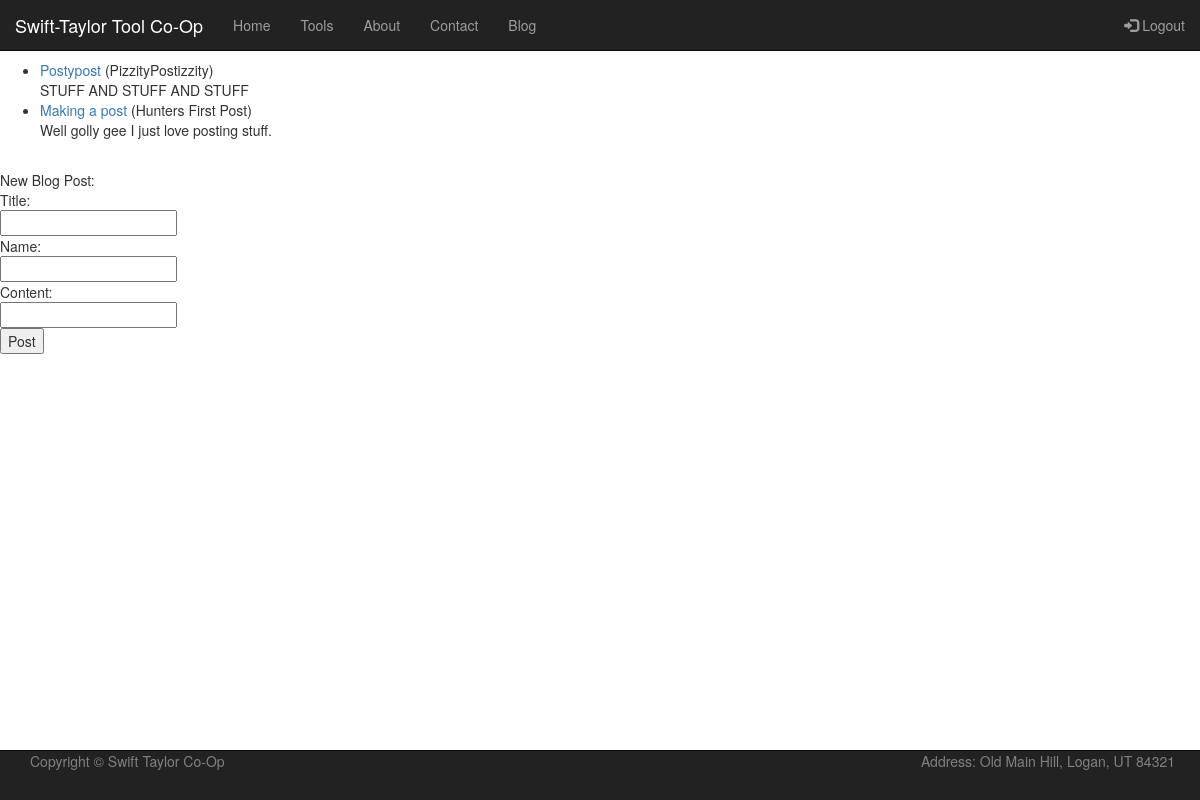
The app's page /blog/ (signed in) with its own data.
### tools/models.py (models this page shows)
class Blog(models.Model):
    title = models.CharField(max_length=200)
    author = models.CharField(max_length=100)
    content = models.TextField()
    date = models.DateField(default=datetime.date.today)

### tools/views.py (the view)
# urls.py: path('blog/', tools_views.BlogView.as_view(), name = 'blog'),
class BlogView(generic.ListView):
    template_name = 'tools/blog.html'
    context_object_name = 'all_blog_list'
    def get_queryset(self):
        return Blog.objects.order_by('-date')

### tools/templates/tools/blog.html (shortened to what this page needs)
<!DOCTYPE html>
{% load static %}
<html lang = "en">
    <head>
        {% load static %}
        <link rel="stylesheet" href="https://maxcdn.bootstrapcdn.com/bootstrap/3.4.1/css/bootstrap.min.css">
        <link rel="stylesheet" href = "{% static 'tools/style.css' %}">
    </head>
<nav class="navbar navbar-inverse navbar-fixed-top">
  <div class="container-fluid">
    <div class="navbar-header">
      <a class="navbar-brand" href="#">Swift-Taylor Tool Co-Op</a>
    </div>
    <ul class="nav navbar-nav">
      <li><a href="{% url 'homepage' %}">Home</a></li>
      <li><a href="{% url 'tools' %}">Tools</a></li>
      <li><a href="{% url 'about' %}">About</a></li>
    <li><a href="{% url 'contact' %}">Contact</a></li>
    <li><a href="{% url 'blog' %}">Blog</a></li>
    </ul>
    <ul class="nav navbar-nav navbar-right">
    {% if user.is_authenticated %}
      <li><a href="{% url 'logout' %}"><span class="glyphicon glyphicon-log-in"></span> Logout</a></li>
    {% else %}
      <li class="active"><a href="{% url 'register' %}"><span class="glyphicon glyphicon-user"></span> Sign Up</a></li>
      <li><a href="{% url 'login' %}"><span class="glyphicon glyphicon-log-in"></span> Login</a></li>
    {% endif %}
    </ul>
  </div>
</nav>
	<body>
	<br/>
	<br/>
    <br/>
        {% if all_blog_list %}
            <ul>
                {% for blog in all_blog_list %}
            <li>
                <a href="{% url 'entry' blog.id%}">{{ blog.title }}</a> ({{blog.author}})
                <br/>
                {{blog.content|truncatewords:200}}
            </li>
            {% endfor %}
        </ul>
        {% else %}
            <p>No posts.</p>
        {% endif %}
        <br/>
        {% if user.is_authenticated %}
        New Blog Post:
        <form action="{% url 'postcomment' %}"method="post">
            Title:<br>
            <input type="text" name="title"><br>
            Name:<br>
            <input type="text" name="name"><br>
            Content:<br>
            <input type="text" name="content"><br>
            <input type="submit" value="Post">
          </form>
        {% endif %}
<nav class="navbar navbar-inverse navbar-fixed-bottom">
  <div class="container">
    <p class="nav navbar-nav navbar-left" style="color:gray;"> Copyright &copy; Swift Taylor Co-Op</p>
	<p class="nav navbar-nav navbar-right" style="color:gray;"> Address: Old Main Hill, Logan, UT 84321 </p>
  </div>
</nav>
    </body>
</html>

### tools/static/tools/style.css (style rules this page uses)
p { padding-left: 10px; padding-right: 10px; }

### records on screen
Blog: title "Postypost", author "PizzityPostizzity", content "STUFF AND STUFF AND STUFF"
Blog: title "Making a post", author "Hunters First Post", content "Well golly gee I just love posting stuff."
